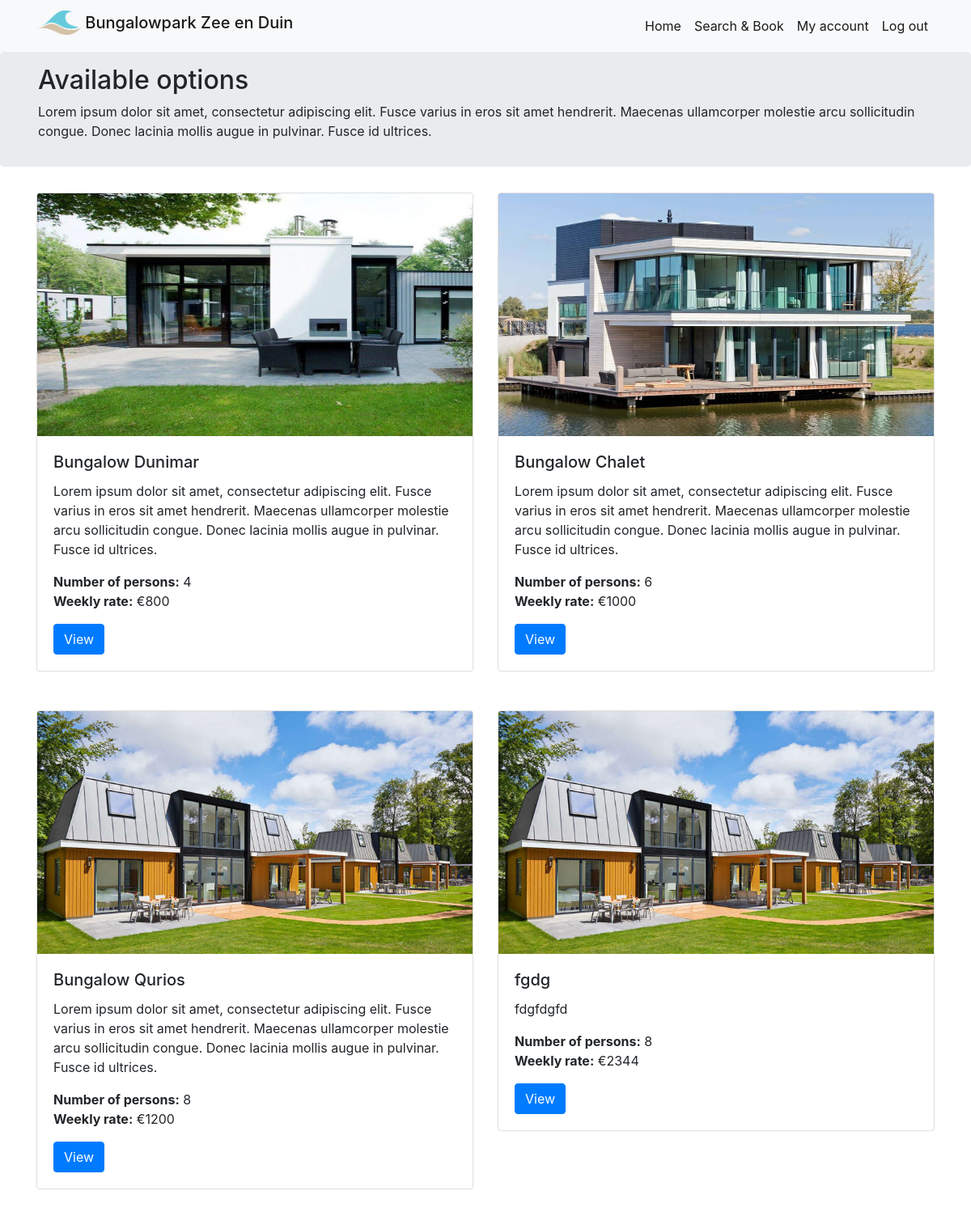
Page /search-book (signed in) on the committed database.
### webapp/models.py (models this page shows, shortened)
class Bungalow(db.Model):
    id = db.Column(db.Integer, primary_key=True)
    name = db.Column(db.String(120), unique=True ,nullable=False)
    content = db.Column(db.Text, nullable=False)
    bungalow_type = db.Column(db.Integer, nullable=False)
    weekprice = db.Column(db.Integer, nullable=False)
    booking = db.relationship('Booking', backref='bungalow')

### webapp/bungalows/views.py (the view)
@bungalows.route('/search-book')
def zoek():
    all_bungalows = Bungalow.query.all()
    return render_template('search-book.html', title="Search & Book", all_bungalows=all_bungalows)

### webapp/models.py (called while the page is built)
@login_manager.user_loader
def load_user(user_id):
    return User.query.get(int(user_id))

### webapp/bungalows/templates/search-book.html (shortened to what this page needs)
{% extends "base.html" %}
{% block content %}
<div class="jumbotron py-3">
    <div class="container">
        <h2>Available options</h2>
        <p>Lorem ipsum dolor sit amet, consectetur adipiscing elit. Fusce varius in eros sit amet hendrerit. Maecenas ullamcorper molestie arcu sollicitudin congue. Donec lacinia mollis augue in pulvinar. Fusce id ultrices.</p>
    </div>
</div>
<div class="container">
    <div class="row">
        {% for bungalow in all_bungalows %}
        <div class="col-sm-6">
            <div class="card mb-5">
            {% if bungalow.bungalow_type == 8 %}
            <img class="card-img-top" height="300" src="{{url_for('static', filename='img/8personen.jpg')}}" alt="Card image cap">
            {% elif bungalow.bungalow_type == 6 %}
            <img class="card-img-top" height="300" src="{{url_for('static', filename='img/6personen.jpg')}}" alt="Card image cap">
            {% elif bungalow.bungalow_type == 4 %}
            <img class="card-img-top" height="300" src="{{url_for('static', filename='img/4personen.jpg')}}" alt="Card image cap">
            {% endif %}
                <div class="card-body">
                    <h5 class="card-title">{{ bungalow.name }}</h5>
                    <p class="card-text">{{ bungalow.content }}</p>
                    <p>
                        <b>Number of persons:</b> {{ bungalow.bungalow_type }}
                        <br>
                        <b>Weekly rate:</b> €{{ bungalow.weekprice }}
                    </p>
                    <a href="{{ url_for('bookings.book', id=bungalow.id) }}" class="btn btn-primary">View</a>
                </div>
            </div>
        </div>
        {% endfor %}
        </div>
    </div>
{% endblock %}

### rows in the picture
Bungalow: name "Bungalow Dunimar", content "Lorem ipsum dolor sit amet, consectetur adipiscing elit. Fusce varius in eros sit amet hendrerit. Maecenas ullamcorper molestie arcu sollicitudin congue. Donec lacinia mollis augue in pulvinar. Fusce id ultrices.", bungalow_type "4", weekprice "800"
Bungalow: name "Bungalow Chalet", content "Lorem ipsum dolor sit amet, consectetur adipiscing elit. Fusce varius in eros sit amet hendrerit. Maecenas ullamcorper molestie arcu sollicitudin congue. Donec lacinia mollis augue in pulvinar. Fusce id ultrices.", bungalow_type "6", weekprice "1000"
Bungalow: name "Bungalow Qurios", content "Lorem ipsum dolor sit amet, consectetur adipiscing elit. Fusce varius in eros sit amet hendrerit. Maecenas ullamcorper molestie arcu sollicitudin congue. Donec lacinia mollis augue in pulvinar. Fusce id ultrices.", bungalow_type "8", weekprice "1200"
Bungalow: name "fgdg", content "fdgfdgfd", bungalow_type "8", weekprice "2344"
